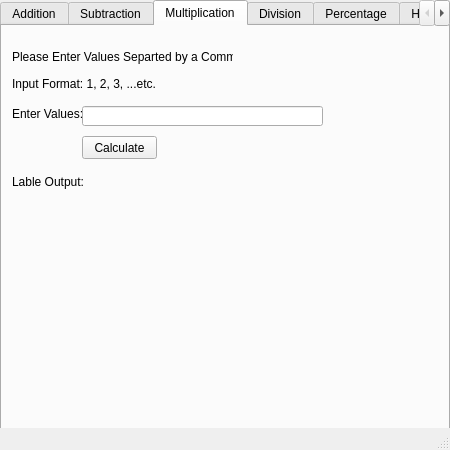
<?xml version="1.0" encoding="UTF-8"?>
<ui version="4.0">
 <class>MainWindow</class>
 <widget class="QMainWindow" name="MainWindow">
  <property name="geometry">
   <rect>
    <x>0</x>
    <y>0</y>
    <width>450</width>
    <height>450</height>
   </rect>
  </property>
  <property name="minimumSize">
   <size>
    <width>450</width>
    <height>450</height>
   </size>
  </property>
  <property name="maximumSize">
   <size>
    <width>450</width>
    <height>450</height>
   </size>
  </property>
  <property name="windowTitle">
   <string>Calculator</string>
  </property>
  <widget class="QWidget" name="centralwidget">
   <widget class="QTabWidget" name="tabWidget">
    <property name="geometry">
     <rect>
      <x>0</x>
      <y>0</y>
      <width>450</width>
      <height>450</height>
     </rect>
    </property>
    <property name="minimumSize">
     <size>
      <width>450</width>
      <height>450</height>
     </size>
    </property>
    <property name="maximumSize">
     <size>
      <width>450</width>
      <height>430</height>
     </size>
    </property>
    <property name="currentIndex">
     <number>2</number>
    </property>
    <widget class="QWidget" name="add_tab">
     <attribute name="title">
      <string>Addition</string>
     </attribute>
     <widget class="QLabel" name="instr_label">
      <property name="geometry">
       <rect>
        <x>10</x>
        <y>20</y>
        <width>221</width>
        <height>16</height>
       </rect>
      </property>
      <property name="text">
       <string>Please Enter Values Separted by a Comma.</string>
      </property>
     </widget>
     <widget class="QLabel" name="add_output_label">
      <property name="geometry">
       <rect>
        <x>10</x>
        <y>130</y>
        <width>341</width>
        <height>20</height>
       </rect>
      </property>
      <property name="text">
       <string>Lable Output</string>
      </property>
     </widget>
     <widget class="QLineEdit" name="add_input_vals">
      <property name="geometry">
       <rect>
        <x>90</x>
        <y>60</y>
        <width>113</width>
        <height>20</height>
       </rect>
      </property>
     </widget>
     <widget class="QLabel" name="label_3">
      <property name="geometry">
       <rect>
        <x>10</x>
        <y>60</y>
        <width>71</width>
        <height>16</height>
       </rect>
      </property>
      <property name="text">
       <string>Input Values:</string>
      </property>
     </widget>
     <widget class="QPushButton" name="add_button">
      <property name="geometry">
       <rect>
        <x>90</x>
        <y>100</y>
        <width>75</width>
        <height>23</height>
       </rect>
      </property>
      <property name="text">
       <string>Calculate</string>
      </property>
     </widget>
    </widget>
    <widget class="QWidget" name="sub_tab">
     <attribute name="title">
      <string>Subtraction</string>
     </attribute>
     <widget class="QLabel" name="label_4">
      <property name="geometry">
       <rect>
        <x>0</x>
        <y>10</y>
        <width>221</width>
        <height>16</height>
       </rect>
      </property>
      <property name="text">
       <string> Format: Value 1 - Value 2</string>
      </property>
     </widget>
     <widget class="QLabel" name="label_5">
      <property name="geometry">
       <rect>
        <x>20</x>
        <y>50</y>
        <width>81</width>
        <height>16</height>
       </rect>
      </property>
      <property name="text">
       <string>Enter Value 1:</string>
      </property>
     </widget>
     <widget class="QLineEdit" name="sub_input1">
      <property name="geometry">
       <rect>
        <x>110</x>
        <y>50</y>
        <width>113</width>
        <height>20</height>
       </rect>
      </property>
     </widget>
     <widget class="QLineEdit" name="sub_input2">
      <property name="geometry">
       <rect>
        <x>110</x>
        <y>100</y>
        <width>113</width>
        <height>20</height>
       </rect>
      </property>
     </widget>
     <widget class="QLabel" name="label_6">
      <property name="geometry">
       <rect>
        <x>20</x>
        <y>100</y>
        <width>71</width>
        <height>16</height>
       </rect>
      </property>
      <property name="text">
       <string>Enter Value 2:</string>
      </property>
     </widget>
     <widget class="QPushButton" name="sub_button">
      <property name="geometry">
       <rect>
        <x>110</x>
        <y>140</y>
        <width>75</width>
        <height>23</height>
       </rect>
      </property>
      <property name="text">
       <string>Calculate</string>
      </property>
     </widget>
     <widget class="QLabel" name="sub_output_label">
      <property name="geometry">
       <rect>
        <x>10</x>
        <y>200</y>
        <width>351</width>
        <height>20</height>
       </rect>
      </property>
      <property name="text">
       <string>Lable Output</string>
      </property>
     </widget>
    </widget>
    <widget class="QWidget" name="mult_tab">
     <attribute name="title">
      <string>Multiplication</string>
     </attribute>
     <widget class="QLabel" name="label_9">
      <property name="geometry">
       <rect>
        <x>10</x>
        <y>80</y>
        <width>71</width>
        <height>16</height>
       </rect>
      </property>
      <property name="text">
       <string>Enter Values:</string>
      </property>
     </widget>
     <widget class="QLabel" name="instr_label_2">
      <property name="geometry">
       <rect>
        <x>10</x>
        <y>20</y>
        <width>221</width>
        <height>21</height>
       </rect>
      </property>
      <property name="text">
       <string>Please Enter Values Separted by a Comma.</string>
      </property>
     </widget>
     <widget class="QLineEdit" name="mult_input">
      <property name="geometry">
       <rect>
        <x>80</x>
        <y>80</y>
        <width>241</width>
        <height>20</height>
       </rect>
      </property>
     </widget>
     <widget class="QLabel" name="input_format_label">
      <property name="geometry">
       <rect>
        <x>10</x>
        <y>50</y>
        <width>251</width>
        <height>16</height>
       </rect>
      </property>
      <property name="text">
       <string>Input Format: 1, 2, 3, ...etc.</string>
      </property>
     </widget>
     <widget class="QLabel" name="mult_output_label">
      <property name="geometry">
       <rect>
        <x>10</x>
        <y>140</y>
        <width>351</width>
        <height>31</height>
       </rect>
      </property>
      <property name="text">
       <string>Lable Output:</string>
      </property>
     </widget>
     <widget class="QPushButton" name="mult_button">
      <property name="geometry">
       <rect>
        <x>80</x>
        <y>110</y>
        <width>75</width>
        <height>23</height>
       </rect>
      </property>
      <property name="text">
       <string>Calculate</string>
      </property>
     </widget>
    </widget>
    <widget class="QWidget" name="div_tab">
     <attribute name="title">
      <string>Division</string>
     </attribute>
     <widget class="QLabel" name="label_13">
      <property name="geometry">
       <rect>
        <x>10</x>
        <y>50</y>
        <width>81</width>
        <height>16</height>
       </rect>
      </property>
      <property name="text">
       <string>Enter Value 1:</string>
      </property>
     </widget>
     <widget class="QLabel" name="label_14">
      <property name="geometry">
       <rect>
        <x>10</x>
        <y>80</y>
        <width>71</width>
        <height>16</height>
       </rect>
      </property>
      <property name="text">
       <string>Enter Value 2:</string>
      </property>
     </widget>
     <widget class="QLabel" name="label_15">
      <property name="geometry">
       <rect>
        <x>10</x>
        <y>20</y>
        <width>221</width>
        <height>16</height>
       </rect>
      </property>
      <property name="text">
       <string> Format: Value 1 / Value 2</string>
      </property>
     </widget>
     <widget class="QLineEdit" name="div_input_val1">
      <property name="geometry">
       <rect>
        <x>90</x>
        <y>50</y>
        <width>113</width>
        <height>20</height>
       </rect>
      </property>
     </widget>
     <widget class="QLineEdit" name="division_input_val2">
      <property name="geometry">
       <rect>
        <x>90</x>
        <y>80</y>
        <width>113</width>
        <height>20</height>
       </rect>
      </property>
     </widget>
     <widget class="QPushButton" name="div_button">
      <property name="geometry">
       <rect>
        <x>90</x>
        <y>110</y>
        <width>75</width>
        <height>23</height>
       </rect>
      </property>
      <property name="text">
       <string>Calculate</string>
      </property>
     </widget>
     <widget class="QLabel" name="div_output_label">
      <property name="geometry">
       <rect>
        <x>10</x>
        <y>150</y>
        <width>311</width>
        <height>31</height>
       </rect>
      </property>
      <property name="text">
       <string>Label_Output</string>
      </property>
     </widget>
    </widget>
    <widget class="QWidget" name="percent_tab">
     <attribute name="title">
      <string>Percentage</string>
     </attribute>
     <widget class="QLabel" name="label_16">
      <property name="geometry">
       <rect>
        <x>10</x>
        <y>30</y>
        <width>61</width>
        <height>16</height>
       </rect>
      </property>
      <property name="text">
       <string>Enter Value: </string>
      </property>
     </widget>
     <widget class="QLabel" name="label_17">
      <property name="geometry">
       <rect>
        <x>10</x>
        <y>70</y>
        <width>61</width>
        <height>16</height>
       </rect>
      </property>
      <property name="text">
       <string>Percentage:</string>
      </property>
     </widget>
     <widget class="QPushButton" name="percent_button">
      <property name="geometry">
       <rect>
        <x>90</x>
        <y>100</y>
        <width>75</width>
        <height>23</height>
       </rect>
      </property>
      <property name="text">
       <string>Submit</string>
      </property>
     </widget>
     <widget class="QLineEdit" name="perc_input_val1">
      <property name="geometry">
       <rect>
        <x>80</x>
        <y>30</y>
        <width>231</width>
        <height>20</height>
       </rect>
      </property>
     </widget>
     <widget class="QLineEdit" name="perc_input_val2">
      <property name="geometry">
       <rect>
        <x>80</x>
        <y>70</y>
        <width>231</width>
        <height>20</height>
       </rect>
      </property>
     </widget>
     <widget class="QLabel" name="perc_output_label">
      <property name="geometry">
       <rect>
        <x>10</x>
        <y>150</y>
        <width>271</width>
        <height>21</height>
       </rect>
      </property>
      <property name="text">
       <string>Lable Output</string>
      </property>
     </widget>
    </widget>
    <widget class="QWidget" name="">
     <attribute name="title">
      <string>History</string>
     </attribute>
     <widget class="QTableWidget" name="tableWidget">
      <property name="geometry">
       <rect>
        <x>10</x>
        <y>30</y>
        <width>401</width>
        <height>341</height>
       </rect>
      </property>
     </widget>
     <widget class="QLabel" name="label_19">
      <property name="geometry">
       <rect>
        <x>10</x>
        <y>10</y>
        <width>47</width>
        <height>14</height>
       </rect>
      </property>
      <property name="text">
       <string>History</string>
      </property>
     </widget>
    </widget>
   </widget>
  </widget>
  <widget class="QMenuBar" name="menubar">
   <property name="geometry">
    <rect>
     <x>0</x>
     <y>0</y>
     <width>450</width>
     <height>22</height>
    </rect>
   </property>
  </widget>
  <widget class="QStatusBar" name="statusbar"/>
 </widget>
 <resources/>
 <connections/>
</ui>
